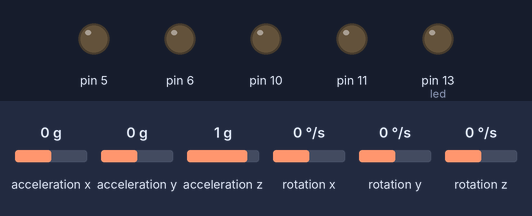
A sketch run on a simulated Arduino Uno, built with avr-gcc and run on an emulated ATmega328P. On the bench: output pins drawn as LEDs (lit = HIGH). Wiring (inferred from the names in the program): MPU-6050 motion sensor at I2C address 0x68. Inputs (shaded band) come from the test bench; at power-on: acceleration x 0 g, acceleration y 0 g, acceleration z 1 g, rotation x 0 °/s, rotation y 0 °/s, rotation z 0 °/s. What the sketch prints to the serial monitor is not drawn.

Above: at 6.7 s.
6.8 s: acceleration x set to -1.4 g
At 7.0 s:
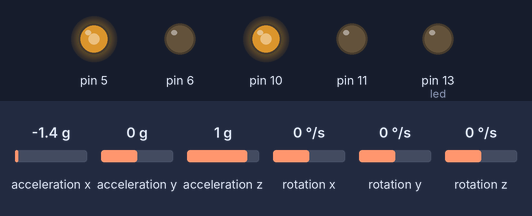
8.8 s: acceleration x set to -1 g
11.8 s: acceleration x set to -0.7 g
At 13.4 s:
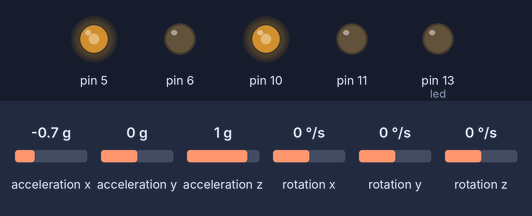
14.8 s: acceleration x set to 0 g
At 15.8 s:
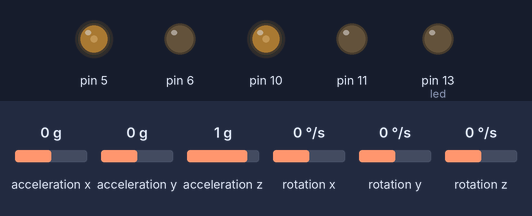
16.9 s: acceleration x set to 0.8 g
At 18.0 s:
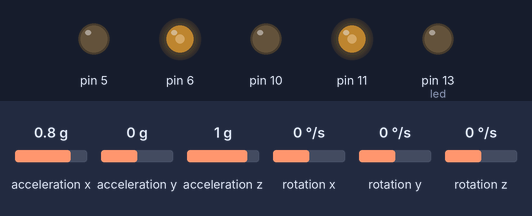
Timing chart, 0 to 67.3 s (numbered marks = the images above; inputs shaded):
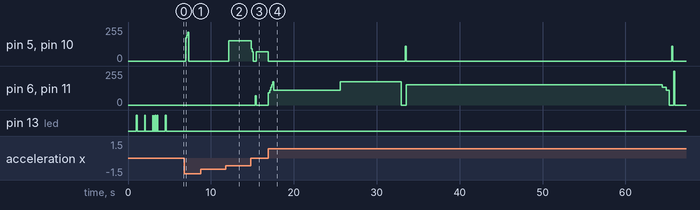

The sketch:

GyroBalanceLinearRegression2.ino
```cpp
// MPU-6050 Short Example Sketch
// By Arduino User JohnChi
// August 17, 2014
// Public Domain
#include<Wire.h>
int led = 13;
const int MPU_addr=0x68;  // I2C address of the MPU-6050
int16_t AcX,AcY,AcZ,Tmp,GyX,GyY,GyZ;
float angX,angY,angZ;

int STD_LOOP_TIME = 19;
int lastLoopTime = STD_LOOP_TIME;
int lastLoopUsefulTime = STD_LOOP_TIME;
unsigned long loopStartTime = 0;

int center;

//********************Change the tuning parameters here**********************
//Setpoint.  Find where the robot is balanced.
//double Setpoint=-5;
//Point where it switches from conservative to agressive
int gapDist=180;
//Aggressive
//double aggK=0.5, aggKp=1.0, aggKi=.8, aggKd=.5;
double aggK=1.5, aggKp=.5, aggKi=.5, aggKd=.5;
//double aggK=0.5, aggKp=5, aggKi=.5, aggKd=4;
//Conservative
//double consK=0.2, consKp=.5, consKi=.2, consKd=.2;
double consK=.3, consKp=.1, consKi=.2, consKd=.3;
//***************************************************************************


#define SAMPLES  5

int sample_array[SAMPLES];
int avg_array[SAMPLES];
int lr_array[SAMPLES];
int tlr_array[SAMPLES];
int avg_mod = 0;
int lr_mod = 0;

void setup(){
  pinMode(led, OUTPUT);
  pinMode(11, OUTPUT);
  pinMode(10, OUTPUT);
  pinMode(6, OUTPUT);
  pinMode(5, OUTPUT);
  Wire.begin();

  Wire.beginTransmission(MPU_addr);
  Wire.write(0x6B);  // PWR_MGMT_1 register
  Wire.write(0);     // set to zero (wakes up the MPU-6050)
  Wire.endTransmission(true);

  Wire.beginTransmission(MPU_addr);
  Wire.write(0x1B);
  Wire.write(24);
  Wire.endTransmission(true);

  Wire.beginTransmission(MPU_addr);
  Wire.write(0x1C);
  Wire.write(24);
  Wire.endTransmission(true);

  Serial.begin(9600);

  delay(1000);

  // Blink 3 time for three seconds
  for( int i = 0; i < 2; i++ )
  {
      digitalWrite( led, HIGH );
      delay(100);
      digitalWrite( led, LOW );
      delay(900);
  }

  // Blink while sampling
  for( int i = 0; i < SAMPLES; i++ )
  {
      digitalWrite( led, HIGH );
      readChip();
      delay(10);
      digitalWrite( led, LOW );
      delay(90);
      avg_array[i] = angX;
      lr_array[i]  = angX;
      tlr_array[i] = millis();
  }

  center = 0;
  for( int i = 0; i < SAMPLES; i++ )
  {
      center += avg_array[i];
  }
  center /= SAMPLES;

  // Blink 3 time for three seconds
  for( int i = 0; i < 2; i++ )
  {
      digitalWrite( led, HIGH );
      delay(100);
      digitalWrite( led, LOW );
      delay(900);
  }

}
void loop(){
  int t = millis();
  readChip();

  //digitalWrite(led, HIGH);   // turn the LED on (HIGH is the voltage level)
  //delay(30);               // wait for a second
  //digitalWrite(led, LOW);    // turn the LED off by making the voltage LOW

  // Averaging
  avg_array[avg_mod%SAMPLES] = angX;
  avg_mod++;
  float avgx = 0;
  float stdx = 0;

  // -------
  // average
  // -------
  for( int i = 0; i < SAMPLES; i++ )
  {
     avgx += avg_array[i];
  }
  avgx /= SAMPLES;

  // ------------------
  // standard deviation
  // ------------------
  for( int i = 0; i < SAMPLES; i++ )
  {
     stdx += ((avg_array[i] - avgx)*(avg_array[i] - avgx));
  }
  stdx = sqrt(stdx / (SAMPLES-1));

  /*
  (8*(C10)-(A10)*(B10))/((8)*(D10)-((A10)^2))
  (B10-(E11*(A10)))/8

  m = (SAMPLES*(lrxys)-(ts)*(lrys))/((SAMPLES)*(lrxxs)-((ts*ts))
  b = (lrys-(m*(ts)))/SAMPLES
  */

  // ---------------------
  // AcX Linear Regression
  // ---------------------
  tlr_array[lr_mod%SAMPLES] = t;
  lr_array[lr_mod%SAMPLES] = angX;
  lr_mod++;
  float ts = 0;
  float lrys = 0;
  float lrxxs = 0;
  float lrxys = 0;

  for( int i = 0; i < SAMPLES; i++ )
  {
      ts += tlr_array[i];
      lrys += lr_array[i];
      lrxxs += tlr_array[i]*tlr_array[i];
      lrxys += tlr_array[i]*lr_array[i];
  }
  float m = (SAMPLES*(lrxys)-(ts)*(lrys))/((SAMPLES)*(lrxxs)-((ts*ts)));
  float b = (lrys-(m*(ts)))/SAMPLES;

  // Get Average time difference to assume the next time interval
  float td = 0;
  for( int i = 0; i < SAMPLES; i++ )
      td += ( ts / SAMPLES ) - tlr_array[i];
  td /= SAMPLES;

  // Predicted next SAMPLE;
  float lraccx = m*(t+td)+b;
  //int lraccx = ((m*(t)+b)+avgx)/2 ;
  //int lraccx = m*(t)+b;
  //int lraccx = avgx;
  //int lraccx = AcX;

  //Serial.print(" | lraccx = "); Serial.println(lraccx);

  //lraccx = kalmanCalculate(AcX, GyX, lastLoopTime);

#if 1
  int drive;

  double gap = abs(center-lraccx); //distance away from setpoint
  if(gap<gapDist)
    //we're close to setpoint, use conservative tuning parameters
    drive = updatePid(center, lraccx, consK, consKp, consKi, consKd);
  else
    //we're far from setpoint, use aggressive tuning parameters
    drive =  updatePid(center, lraccx, aggK, aggKp, aggKi, aggKd);

  if(lraccx>(center-170) && lraccx<(center+170))     DriveMotors(drive);
  else                                                     DriveMotors(0);     // stop motors if situation is hopeless


  Serial.print("lraccx = ");
  Serial.print(lraccx);
  Serial.print(" \t| center = ");
  Serial.print(center);
  Serial.print(" \t| angX = ");
  Serial.print(angX);
  Serial.print(" \t| avgx = ");
  Serial.print(avgx);
  Serial.print(" \t| stdx = ");
  Serial.print(stdx);
  Serial.print(" \t| drive = ");
  Serial.print(drive);

#endif

  //serialOutCSV();

  lastLoopUsefulTime = millis()-loopStartTime;
  if(lastLoopUsefulTime<STD_LOOP_TIME)         delay(STD_LOOP_TIME-lastLoopUsefulTime);
  lastLoopTime = millis() - loopStartTime;
  loopStartTime = millis();

}

float getFloat( int val )
{
  return val;
}

void readChip()
{
  Wire.beginTransmission(MPU_addr);
  Wire.write(0x3B);  // starting with register 0x3B (ACCEL_XOUT_H)
  Wire.endTransmission(false);
  Wire.requestFrom(MPU_addr,14,true);  // request a total of 14 registers
  AcX=Wire.read()<<8|Wire.read();  // 0x3B (ACCEL_XOUT_H) & 0x3C (ACCEL_XOUT_L)
  AcY=Wire.read()<<8|Wire.read();  // 0x3D (ACCEL_YOUT_H) & 0x3E (ACCEL_YOUT_L)
  AcZ=Wire.read()<<8|Wire.read();  // 0x3F (ACCEL_ZOUT_H) & 0x40 (ACCEL_ZOUT_L)
  Tmp=Wire.read()<<8|Wire.read();  // 0x41 (TEMP_OUT_H) & 0x42 (TEMP_OUT_L)
  GyX=Wire.read()<<8|Wire.read();  // 0x43 (GYRO_XOUT_H) & 0x44 (GYRO_XOUT_L)
  GyY=Wire.read()<<8|Wire.read();  // 0x45 (GYRO_YOUT_H) & 0x46 (GYRO_YOUT_L)
  GyZ=Wire.read()<<8|Wire.read();  // 0x47 (GYRO_ZOUT_H) & 0x48 (GYRO_ZOUT_L)
  angX = ((float)(AcX) / ((float)sqrt( (long)((long)AcX*(long)AcX)+(long)((long)AcZ*(long)AcZ) ) ) ) * 256;
  //AcX = angX;
}


void DriveMotors( int torque )
{
  //int c_torque = constrain( abs(torque)*2, 80, 255 );
  int c_torque = constrain(map( abs(torque), 0, 10, 50, 255 ), 0, 255 );
  int wait = map(abs(torque)*2, 0, 15, 10, 60 );

  Serial.print( " \t| wait = " );
  Serial.print( wait );
  Serial.print( " \t| c_torque = " );
  Serial.println( c_torque );

  if( torque > 0 )
  {
     analogWrite( 10, 0 );
     analogWrite( 11, c_torque );

     analogWrite( 5, 0 );
     analogWrite( 6, c_torque );
  }
  else if( torque < 0 )
  {
     analogWrite( 11, 0 );
     analogWrite( 10, c_torque );

     analogWrite( 6, 0 );
     analogWrite( 5, c_torque );
  }
  else
  {
     analogWrite( 11, 0 );
     analogWrite( 10, 0 );

     analogWrite( 6, 0 );
     analogWrite( 5, 0 );
  }

  /*
  delay( wait );
  {
     analogWrite( 11, 0 );
     analogWrite( 10, 0 );

     analogWrite( 6, 0 );
     analogWrite( 5, 0 );
  }
  */
}


void serialOut()
{
  Serial.print("AcX = "); Serial.print( getFloat(AcX));
  //Serial.print(" | AcY = "); Serial.print(getFloat(AcY));
  //Serial.print(" | AcZ = "); Serial.print(getFloat(AcZ));
  //Serial.print(" | Tmp = "); Serial.print(Tmp/340.00+36.53);  //equation for temperature in degrees C from datasheet
  Serial.print(" | GyX = "); Serial.print(getFloat(GyX));
  //Serial.print(" | GyY = "); Serial.println(getFloat(GyY));
  //Serial.print(" | GyZ = "); Serial.println(getFloat(GyZ));
}

void serialOutCSV()
{
  Serial.print( millis() );
  Serial.print(","); Serial.print( getFloat(AcX));
  //Serial.print(","); Serial.print(getFloat(AcY));
  //Serial.print(" | AcZ = "); Serial.print(getFloat(AcZ));
  //Serial.print(" | Tmp = "); Serial.print(Tmp/340.00+36.53);  //equation for temperature in degrees C from datasheet
  Serial.print(","); Serial.print(getFloat(GyX));
  //Serial.print(","); Serial.println(getFloat(GyY));
  //Serial.print(" | GyZ = "); Serial.println(getFloat(GyZ));
}


float Q_angle  =  1.0; //0.001
float Q_gyro   =  1.0;  //0.003
float R_angle  =  1.0;  //0.03

float x_angle = 0;
float x_bias = 0;
float P_00 = 0, P_01 = 0, P_10 = 0, P_11 = 0;
float dt, y, S;
float K_0, K_1;

float kalmanCalculate(float newAngle, float newRate,int looptime) {
  dt = float(looptime)/1000.0;                                    // XXXXXXX arevoir
  x_angle += dt * (newRate - x_bias);
  P_00 +=  - dt * (P_10 + P_01) + Q_angle * dt;
  P_01 +=  - dt * P_11;
  P_10 +=  - dt * P_11;
  P_11 +=  + Q_gyro * dt;

  y = newAngle - x_angle;
  S = P_00 + R_angle;
  K_0 = P_00 / S;
  K_1 = P_10 / S;

  x_angle +=  K_0 * y;
  x_bias  +=  K_1 * y;
  P_00 -= K_0 * P_00;
  P_01 -= K_0 * P_01;
  P_10 -= K_1 * P_00;
  P_11 -= K_1 * P_01;

  return x_angle;
}


// KasBot V1  -  PID module

#define   GUARD_GAIN   20.0

  //double aggK=0.5, aggKp=5, aggKi=.3, aggKd=2;

float last_error = 0;
float integrated_error = 0;
float pTerm = 0, iTerm = 0, dTerm = 0;

int updatePid(float targetPosition, float currentPosition, float K, float Kp, float Ki, float Kd)
{
  float error = targetPosition - currentPosition;
  pTerm = Kp * error;
  integrated_error += error;
  iTerm = Ki * constrain(integrated_error, -GUARD_GAIN, GUARD_GAIN);
  dTerm = Kd * (error - last_error);
  last_error = error;
  return -constrain(K*(pTerm + iTerm + dTerm), -255, 255);
}
```

Measured:
- after the input at 6.8 s, pin 5, pin 10: 0/255 → 173/255 after 0.14 s, → 193/255 0.13 s later, → 214/255 0.13 s later, → 0/255 0.13 s later
- after the input at 8.8 s, every drawn part: stays the same
- after the input at 11.8 s, pin 5, pin 10: 0/255 → 152/255 after 0.37 s
- after the input at 14.8 s, pin 5, pin 10: 152/255 → 91/255 at once, → 70/255 0.13 s later, → 0/255 0.13 s later, → 70/255 0.38 s later; pin 6, pin 11: 0/255 → 70/255 after 0.55 s, → 0/255 0.12 s later
- after the input at 16.9 s, pin 5, pin 10: goes 0/255 16.5 s, 111/255 0.13 s, 0/255 32.0 s, 111/255 0.13 s, then 0/255, starting at once; pin 6, pin 11: 0/255 → 91/255 at once, → 111/255 0.13 s later, → 132/255 0.13 s later, → 152/255 0.13 s later, … (14 changes in this stretch)
